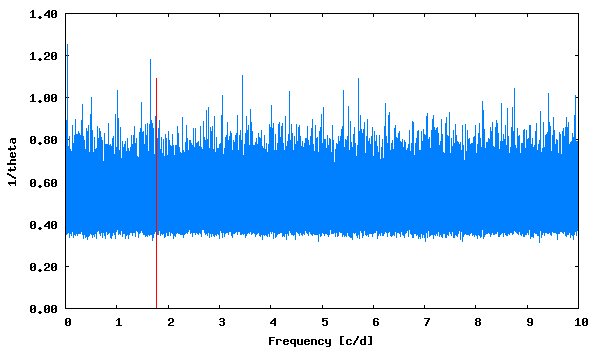

Write gnuplot code to recreate this figure.
set term png size 600,350 medium
set colors classic
set output "phase_lc_5.lk.png"
set xlabel "Frequency [c/d]"
set ylabel "1/theta"
set format y "%5.2f"
plot [] "lk.periodogram" using 1:2 with lines linecolor 3 title "", "<echo '1.773564  1.09'" with impulses linecolor 1 title ""
 
